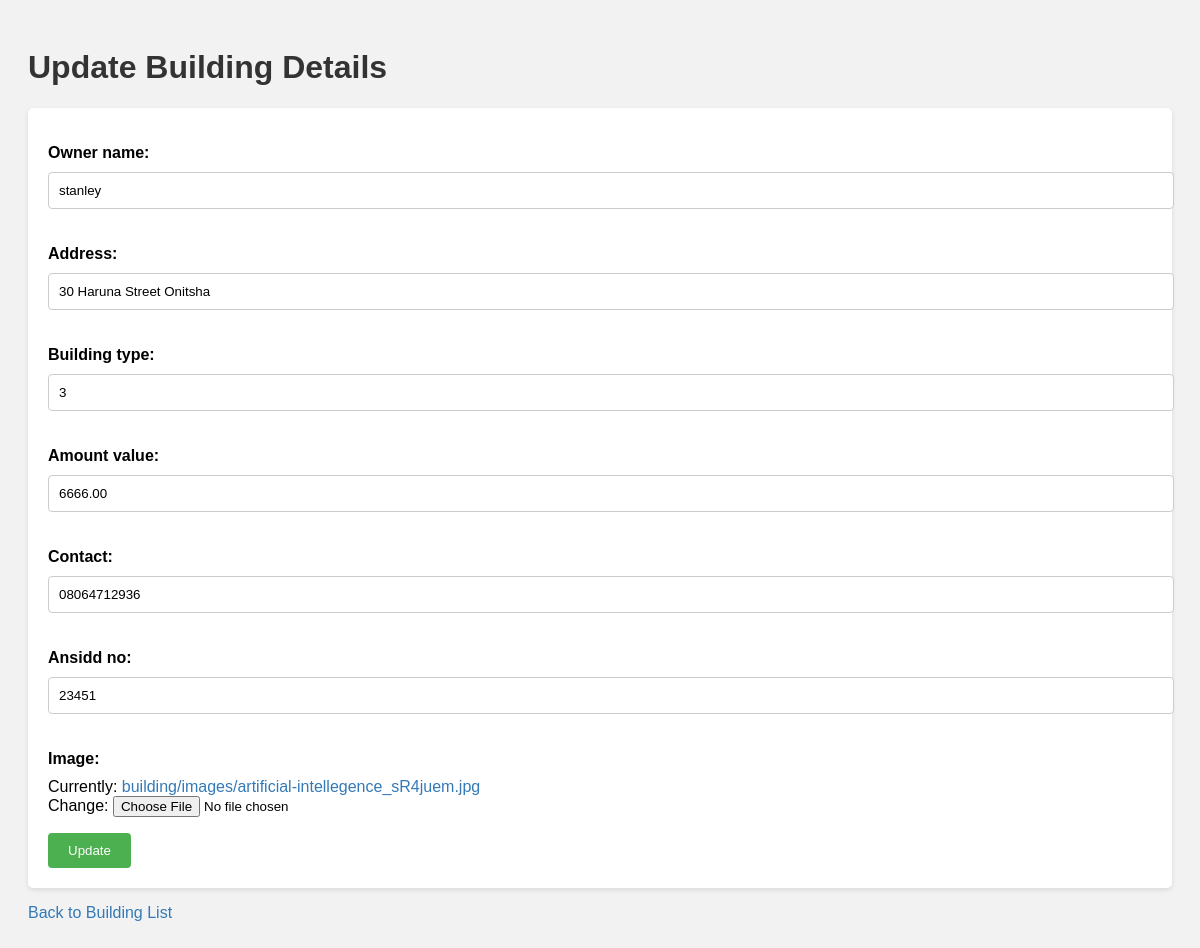
/building/update/1/, run on the app's committed database.
### building/models.py (models this page shows, shortened)
class Building(models.Model):
    owner_name = models.CharField(max_length=100)
    address = models.CharField(max_length=100)
    building_type = models.CharField(max_length=100)
    amount_value = models.DecimalField(max_digits=8, decimal_places=2)
    contact = models.CharField(max_length=100)
    ansidd_no = models.CharField(max_length=100)
    image = models.ImageField(upload_to='building/images/')

### building/views.py (the view)
# urls.py: path('building/update/<int:pk>/', views.update_building, name='update_building'),
def update_building(request, pk):
    building = Building.objects.get(pk=pk)
    if request.method == 'POST':
        form = BuildingForm(request.POST, request.FILES, instance=building)
        if form.is_valid():
            building = form.save()
            messages.success(request, 'Building details updated successfully.')
            return redirect('building:building_list')
    else:
        form = BuildingForm(instance=building)
    return render(request, 'building/update_building.html', {'form': form})

### building/forms.py
class BuildingForm(forms.ModelForm):
    class Meta:
        model = Building
        fields = ('owner_name', 'address', 'building_type', 'amount_value', 'contact', 'ansidd_no', 'image')

### building/templates/building/update_building.html (shortened to what this page needs)
<!DOCTYPE html>
<html>
<head>
</head>
<body>
    <h1>Update Building Details</h1>
    <form method="POST" enctype="multipart/form-data">
        {{ form.as_p }}
        <button type="submit">Update</button>
    </form>
    <p><a href="{% url 'building:building_list' %}">Back to Building List</a></p>
</body>
</html>

### building/templates/building/update_building.html (style rules this page uses)
body { background-color: #f2f2f2; padding: 20px; font-family: Arial, sans-serif; }
h1 { color: #333333; }
form { background-color: #ffffff; padding: 20px; border-radius: 5px; box-shadow: 0 2px 5px rgba(0, 0, 0, 0.1); }
label { display: block; margin-bottom: 10px; font-weight: bold; }
input[type="text"], input[type="number"] { width: 100%; padding: 10px; border: 1px solid #cccccc; border-radius: 4px; margin-bottom: 20px; }
button[type="submit"] { background-color: #4CAF50; color: #ffffff; padding: 10px 20px; border: none; border-radius: 4px; cursor: pointer; }
a { color: #337ab7; text-decoration: none; }

### data on the page
Building: owner_name "stanley", address "30 Haruna Street Onitsha", building_type "3", amount_value "6666.00", contact "08064712936", ansidd_no "23451"
